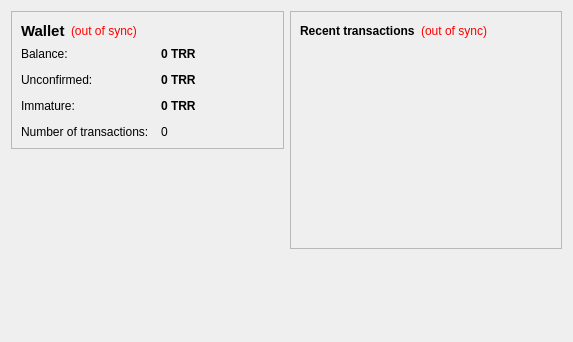
<?xml version="1.0" encoding="UTF-8"?>
<ui version="4.0">
 <class>OverviewPage</class>
 <widget class="QWidget" name="OverviewPage">
  <property name="geometry">
   <rect>
    <x>0</x>
    <y>0</y>
    <width>573</width>
    <height>342</height>
   </rect>
  </property>
  <property name="windowTitle">
   <string>Form</string>
  </property>
  <layout class="QHBoxLayout" name="horizontalLayout" stretch="1,1">
   <item>
    <layout class="QVBoxLayout" name="verticalLayout_2">
     <item>
      <widget class="QFrame" name="frame">
       <property name="frameShape">
        <enum>QFrame::StyledPanel</enum>
       </property>
       <property name="frameShadow">
        <enum>QFrame::Raised</enum>
       </property>
       <layout class="QVBoxLayout" name="verticalLayout_4">
        <item>
         <layout class="QHBoxLayout" name="horizontalLayout_4">
          <item>
           <widget class="QLabel" name="label_5">
            <property name="font">
             <font>
              <pointsize>11</pointsize>
              <weight>75</weight>
              <bold>true</bold>
             </font>
            </property>
            <property name="text">
             <string>Wallet</string>
            </property>
           </widget>
          </item>
          <item>
           <widget class="QLabel" name="labelWalletStatus">
            <property name="toolTip">
             <string>The displayed information may be out of date. Your wallet automatically synchronizes with the Hrank network after a connection is established, but this process has not completed yet.</string>
            </property>
            <property name="styleSheet">
             <string notr="true">QLabel { color: red; }</string>
            </property>
            <property name="text">
             <string notr="true">(out of sync)</string>
            </property>
            <property name="alignment">
             <set>Qt::AlignLeading|Qt::AlignLeft|Qt::AlignVCenter</set>
            </property>
           </widget>
          </item>
          <item>
           <spacer name="horizontalSpacer_2">
            <property name="orientation">
             <enum>Qt::Horizontal</enum>
            </property>
            <property name="sizeHint" stdset="0">
             <size>
              <width>40</width>
              <height>20</height>
             </size>
            </property>
           </spacer>
          </item>
         </layout>
        </item>
        <item>
         <layout class="QFormLayout" name="formLayout_2">
          <property name="fieldGrowthPolicy">
           <enum>QFormLayout::AllNonFixedFieldsGrow</enum>
          </property>
          <property name="horizontalSpacing">
           <number>12</number>
          </property>
          <property name="verticalSpacing">
           <number>12</number>
          </property>
          <item row="0" column="0">
           <widget class="QLabel" name="label">
            <property name="text">
             <string>Balance:</string>
            </property>
           </widget>
          </item>
          <item row="0" column="1">
           <widget class="QLabel" name="labelBalance">
            <property name="font">
             <font>
              <weight>75</weight>
              <bold>true</bold>
             </font>
            </property>
            <property name="cursor">
             <cursorShape>IBeamCursor</cursorShape>
            </property>
            <property name="toolTip">
             <string>Your current balance</string>
            </property>
            <property name="text">
             <string notr="true">0 TRR</string>
            </property>
            <property name="textInteractionFlags">
             <set>Qt::LinksAccessibleByMouse|Qt::TextSelectableByKeyboard|Qt::TextSelectableByMouse</set>
            </property>
           </widget>
          </item>
          <item row="1" column="0">
           <widget class="QLabel" name="label_3">
            <property name="text">
             <string>Unconfirmed:</string>
            </property>
           </widget>
          </item>
          <item row="1" column="1">
           <widget class="QLabel" name="labelUnconfirmed">
            <property name="font">
             <font>
              <weight>75</weight>
              <bold>true</bold>
             </font>
            </property>
            <property name="cursor">
             <cursorShape>IBeamCursor</cursorShape>
            </property>
            <property name="toolTip">
             <string>Total of transactions that have yet to be confirmed, and do not yet count toward the current balance</string>
            </property>
            <property name="text">
             <string notr="true">0 TRR</string>
            </property>
            <property name="textInteractionFlags">
             <set>Qt::LinksAccessibleByMouse|Qt::TextSelectableByKeyboard|Qt::TextSelectableByMouse</set>
            </property>
           </widget>
          </item>
          <item row="3" column="0">
           <widget class="QLabel" name="label_2">
            <property name="text">
             <string>Number of transactions:</string>
            </property>
           </widget>
          </item>
          <item row="3" column="1">
           <widget class="QLabel" name="labelNumTransactions">
            <property name="toolTip">
             <string>Total number of transactions in wallet</string>
            </property>
            <property name="text">
             <string notr="true">0</string>
            </property>
           </widget>
          </item>
          <item row="2" column="0">
           <widget class="QLabel" name="labelImmatureText">
            <property name="text">
             <string>Immature:</string>
            </property>
           </widget>
          </item>
          <item row="2" column="1">
           <widget class="QLabel" name="labelImmature">
            <property name="font">
             <font>
              <weight>75</weight>
              <bold>true</bold>
             </font>
            </property>
            <property name="toolTip">
             <string>Mined balance that has not yet matured</string>
            </property>
            <property name="text">
             <string notr="true">0 TRR</string>
            </property>
            <property name="textInteractionFlags">
             <set>Qt::LinksAccessibleByMouse|Qt::TextSelectableByKeyboard|Qt::TextSelectableByMouse</set>
            </property>
           </widget>
          </item>
         </layout>
        </item>
       </layout>
      </widget>
     </item>
     <item>
      <spacer name="verticalSpacer">
       <property name="orientation">
        <enum>Qt::Vertical</enum>
       </property>
       <property name="sizeHint" stdset="0">
        <size>
         <width>20</width>
         <height>40</height>
        </size>
       </property>
      </spacer>
     </item>
    </layout>
   </item>
   <item>
    <layout class="QVBoxLayout" name="verticalLayout_3">
     <item>
      <widget class="QFrame" name="frame_2">
       <property name="frameShape">
        <enum>QFrame::StyledPanel</enum>
       </property>
       <property name="frameShadow">
        <enum>QFrame::Raised</enum>
       </property>
       <layout class="QVBoxLayout" name="verticalLayout">
        <item>
         <layout class="QHBoxLayout" name="horizontalLayout_2">
          <item>
           <widget class="QLabel" name="label_4">
            <property name="text">
             <string>&lt;b&gt;Recent transactions&lt;/b&gt;</string>
            </property>
           </widget>
          </item>
          <item>
           <widget class="QLabel" name="labelTransactionsStatus">
            <property name="toolTip">
             <string>The displayed information may be out of date. Your wallet automatically synchronizes with the Hrank network after a connection is established, but this process has not completed yet.</string>
            </property>
            <property name="styleSheet">
             <string notr="true">QLabel { color: red; }</string>
            </property>
            <property name="text">
             <string notr="true">(out of sync)</string>
            </property>
            <property name="alignment">
             <set>Qt::AlignRight|Qt::AlignTrailing|Qt::AlignVCenter</set>
            </property>
           </widget>
          </item>
          <item>
           <spacer name="horizontalSpacer">
            <property name="orientation">
             <enum>Qt::Horizontal</enum>
            </property>
            <property name="sizeHint" stdset="0">
             <size>
              <width>40</width>
              <height>20</height>
             </size>
            </property>
           </spacer>
          </item>
         </layout>
        </item>
        <item>
         <widget class="QListView" name="listTransactions">
          <property name="styleSheet">
           <string notr="true">QListView { background: transparent; }</string>
          </property>
          <property name="frameShape">
           <enum>QFrame::NoFrame</enum>
          </property>
          <property name="verticalScrollBarPolicy">
           <enum>Qt::ScrollBarAlwaysOff</enum>
          </property>
          <property name="horizontalScrollBarPolicy">
           <enum>Qt::ScrollBarAlwaysOff</enum>
          </property>
          <property name="selectionMode">
           <enum>QAbstractItemView::NoSelection</enum>
          </property>
         </widget>
        </item>
       </layout>
      </widget>
     </item>
     <item>
      <spacer name="verticalSpacer_2">
       <property name="orientation">
        <enum>Qt::Vertical</enum>
       </property>
       <property name="sizeHint" stdset="0">
        <size>
         <width>20</width>
         <height>40</height>
        </size>
       </property>
      </spacer>
     </item>
    </layout>
   </item>
  </layout>
 </widget>
 <resources/>
 <connections/>
</ui>
